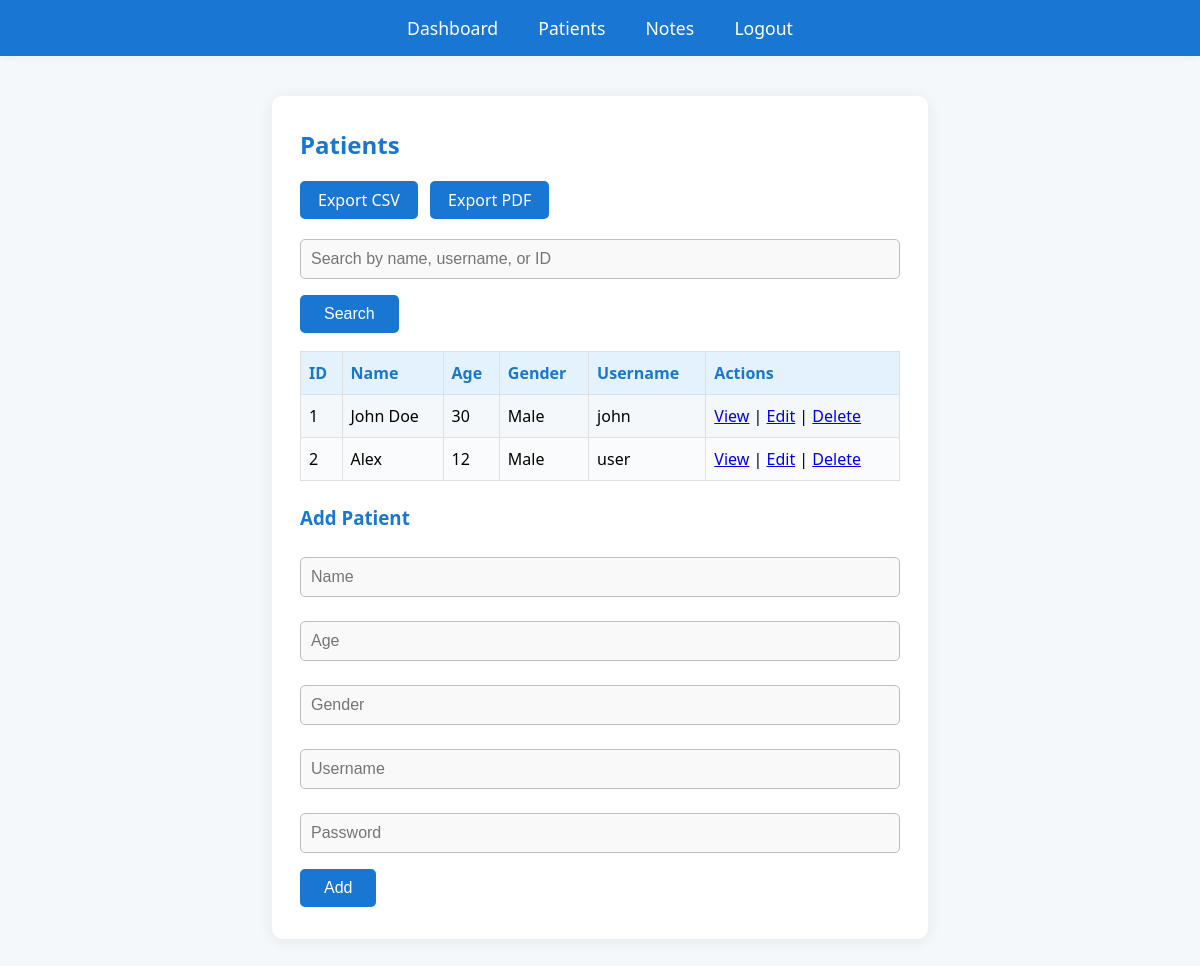
Screenshot of /patients.php (signed in) with the database file from the repository.
### tables this page shows
CREATE TABLE `patients` (
  `id` int NOT NULL AUTO_INCREMENT,
  `user_id` int NOT NULL,
  `name` varchar(100) DEFAULT NULL,
  `age` int DEFAULT NULL,
  `gender` varchar(10) DEFAULT NULL,
  PRIMARY KEY (`id`),
  KEY `user_id` (`user_id`),
  CONSTRAINT `patients_ibfk_1` FOREIGN KEY (`user_id`) REFERENCES `users` (`id`)
);

CREATE TABLE `users` (
  `id` int NOT NULL AUTO_INCREMENT,
  `username` varchar(50) NOT NULL,
  `password` varchar(255) NOT NULL,
  `role` enum('doctor','patient') NOT NULL,
  `status` enum('active','pending','rejected') NOT NULL DEFAULT 'active',
  PRIMARY KEY (`id`),
  UNIQUE KEY `username` (`username`)
);

### patients.php (the view, shortened to what this page needs)
<?php
require 'config.php';
$edit_patient = null;
$search = isset($_GET['search']) ? trim($_GET['search']) : '';
$page = isset($_GET['page']) ? max(1, intval($_GET['page'])) : 1;
$per_page = 10;
$offset = ($page - 1) * $per_page;
if ($search !== '') {
    $like = "%$search%";
    $stmt = $conn->prepare("SELECT COUNT(*) FROM patients JOIN users ON patients.user_id = users.id WHERE patients.name LIKE ? OR users.username LIKE ? OR patients.id = ?");
    $stmt->bind_param("ssi", $like, $like, $search);
    $stmt->execute();
    $stmt->bind_result($total);
    $stmt->fetch();
    $stmt->close();
    $stmt = $conn->prepare("SELECT patients.*, users.username FROM patients JOIN users ON patients.user_id = users.id WHERE patients.name LIKE ? OR users.username LIKE ? OR patients.id = ? LIMIT ? OFFSET ?");
    $stmt->bind_param("ssiii", $like, $like, $search, $per_page, $offset);
    $stmt->execute();
    $res = $stmt->get_result();
} else {
    $stmt = $conn->prepare("SELECT patients.*, users.username FROM patients JOIN users ON patients.user_id = users.id LIMIT ? OFFSET ?");
    $stmt->bind_param("ii", $per_page, $offset);
    $stmt->execute();
    $res = $stmt->get_result();
}
?>
<!DOCTYPE html>
<html>
<head>
    <link rel="stylesheet" href="style.css">
</head>
<body>
<div class="navbar">
    <a href="dashboard.php">Dashboard</a>
    <a href="patients.php">Patients</a>
    <a href="notes.php">Notes</a>
    <a href="logout.php">Logout</a>
</div>
<div class="container">
    <h2>Patients</h2>
    <?php if ($_SESSION['role'] == 'doctor'): ?>
        <div style="margin-bottom:12px;">
            <a href="export_patients.php?format=csv" class="btn">Export CSV</a>
            <a href="export_patients.php?format=pdf" class="btn">Export PDF</a>
        </div>
    <?php endif; ?>
    <form method="get" style="margin-bottom:18px;">
        <input name="search" value="<?= htmlspecialchars($search) ?>" placeholder="Search by name, username, or ID">
        <button type="submit">Search</button>
    </form>
    <table>
        <tr><th>ID</th><th>Name</th><th>Age</th><th>Gender</th><th>Username</th><th>Actions</th></tr>
        <?php while ($row = $res->fetch_assoc()): ?>
            <tr>
                <td><?= $row['id'] ?></td>
                <td><?= htmlspecialchars($row['name']) ?></td>
                <td><?= htmlspecialchars($row['age']) ?></td>
                <td><?= htmlspecialchars($row['gender']) ?></td>
                <td><?= htmlspecialchars($row['username']) ?></td>
                <td>
                    <a href="patient_detail.php?id=<?= $row['id'] ?>">View</a> |
                    <a href="patients.php?edit=<?= $row['id'] ?>">Edit</a> |
                    <a href="patients.php?delete=<?= $row['id'] ?>" onclick="return confirm('Delete this patient?')">Delete</a>
                </td>
            </tr>
        <?php endwhile; ?>
    </table>
    <?php if ($edit_patient): ?>
        <h3>Edit Patient</h3>
        <form method="post">
            <input type="hidden" name="pid" value="<?= $edit_patient['id'] ?>">
            <input name="name" value="<?= htmlspecialchars($edit_patient['name']) ?>" required>
            <input name="age" type="number" value="<?= htmlspecialchars($edit_patient['age']) ?>" required>
            <input name="gender" value="<?= htmlspecialchars($edit_patient['gender']) ?>" required>
            <button name="update" type="submit">Update</button>
            <a href="patients.php">Cancel</a>
        </form>
    <?php else: ?>
        <h3>Add Patient</h3>
        <form method="post">
            <input name="name" placeholder="Name" required>
            <input name="age" type="number" placeholder="Age" required>
            <input name="gender" placeholder="Gender" required>
            <input name="username" placeholder="Username" required>
            <input name="password" type="password" placeholder="Password" required>
            <button name="add" type="submit">Add</button>
        </form>
    <?php endif; ?>
</div>
</body>
</html>

### style.css (style rules this page uses)
body { font-family: 'Segoe UI', Arial, sans-serif; background: #f4f8fb; margin: 0; padding: 0; }
.navbar { background: #1976d2; color: #fff; padding: 16px 0; text-align: center; margin-bottom: 32px; box-shadow: 0 2px 8px rgba(0,0,0,0.04); }
.navbar a { color: #fff; text-decoration: none; margin: 0 18px; font-weight: 500; font-size: 1.1em; transition: color 0.2s; }
.container { max-width: 600px; margin: 40px auto; background: #fff; border-radius: 10px; box-shadow: 0 2px 16px rgba(0,0,0,0.07); padding: 32px 28px; }
h2, h3 { color: #1976d2; margin-top: 0; }
form input, form select, form textarea { width: 100%; padding: 10px; margin: 8px 0 16px 0; border: 1px solid #bdbdbd; border-radius: 5px; font-size: 1em; background: #f9f9f9; box-sizing: border-box; }
form button { background: #1976d2; color: #fff; border: none; padding: 10px 24px; border-radius: 5px; font-size: 1em; cursor: pointer; transition: background 0.2s; }
table { width: 100%; border-collapse: collapse; margin-bottom: 24px; background: #fafbfc; }
th, td { border: 1px solid #e0e0e0; padding: 10px 8px; text-align: left; }
th { background: #e3f2fd; color: #1976d2; }
tr:nth-child(even) { background: #f4f8fb; }
.btn { display: inline-block; background: #1976d2; color: #fff !important; padding: 8px 18px; border-radius: 5px; text-decoration: none; margin-right: 8px; font-size: 1em; transition: background 0.2s; }

### rows the page displays
patients: id "1", name "John Doe", age "30", gender "Male", user.username "john"
patients: id "2", name "Alex", age "12", gender "Male", user.username "user"
